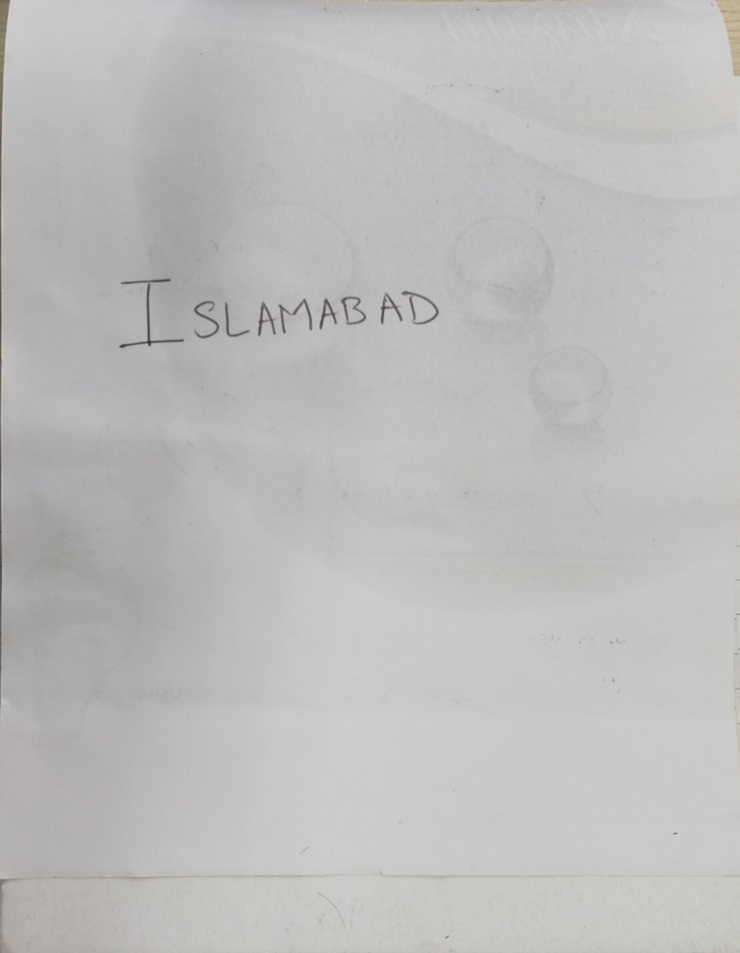
#> input picture images/clear.jpg, 740 x 953 px, shrunk from 1848 x 2378 before the run
$ python detect_text.py
#> lines starting #> are read from the running program, lines starting #| are printed output that depends on the picture; after the words box and inside, x2 and y2 are one past the last pixel; in counts of white or black regions, pixels touching at a corner belong together
import cv2
from PIL import Image
import pytesseract

# Load the image
image_path = 'images/clear.jpg'
image = cv2.imread(image_path, cv2.IMREAD_GRAYSCALE)
#> image: shape (953, 740); min 44, max 209, mean 188.8

# Preprocess the image (e.g., binarization)
_, binary_image = cv2.threshold(image, 128, 255, cv2.THRESH_BINARY_INV)
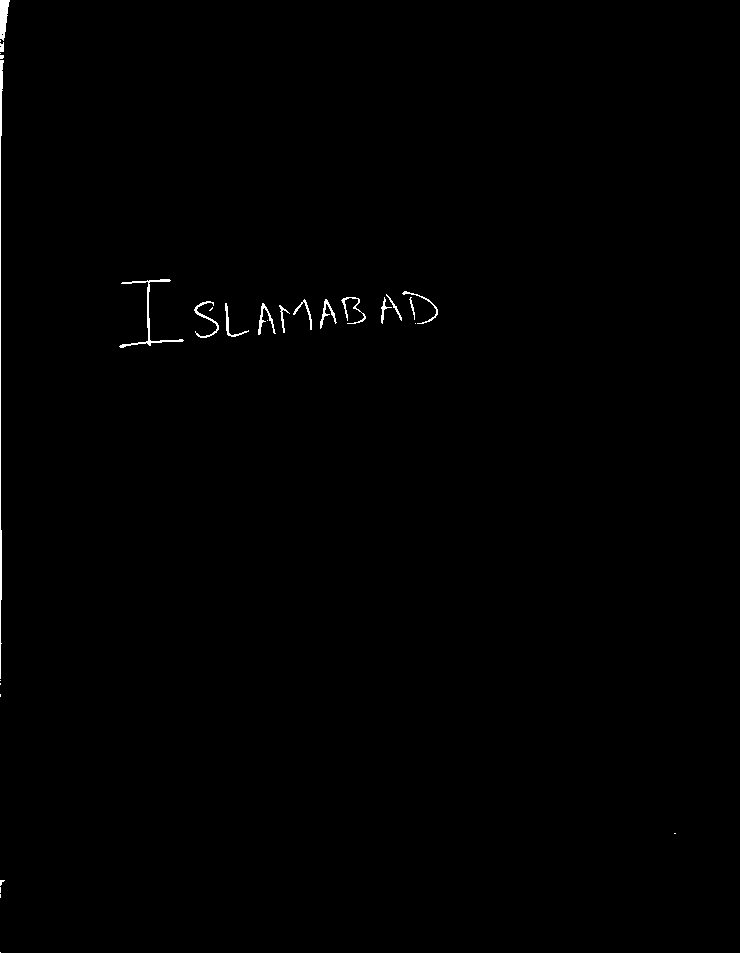
#> binary_image: shape (953, 740); 0.39% white; 29 white regions (14 under 20 px), largest, box (x1, y1, x2, y2) and area: (0, 60, 4, 679) 798, (119, 279, 184, 348) 390, (0, 0, 10, 41) 275

# Save the processed image temporarily
processed_image_path = 'processed_image.jpg'
cv2.imwrite(processed_image_path, binary_image)

# Perform OCR on the processed image
#> (the run stopped early here; a loop or call above may not have finished)
